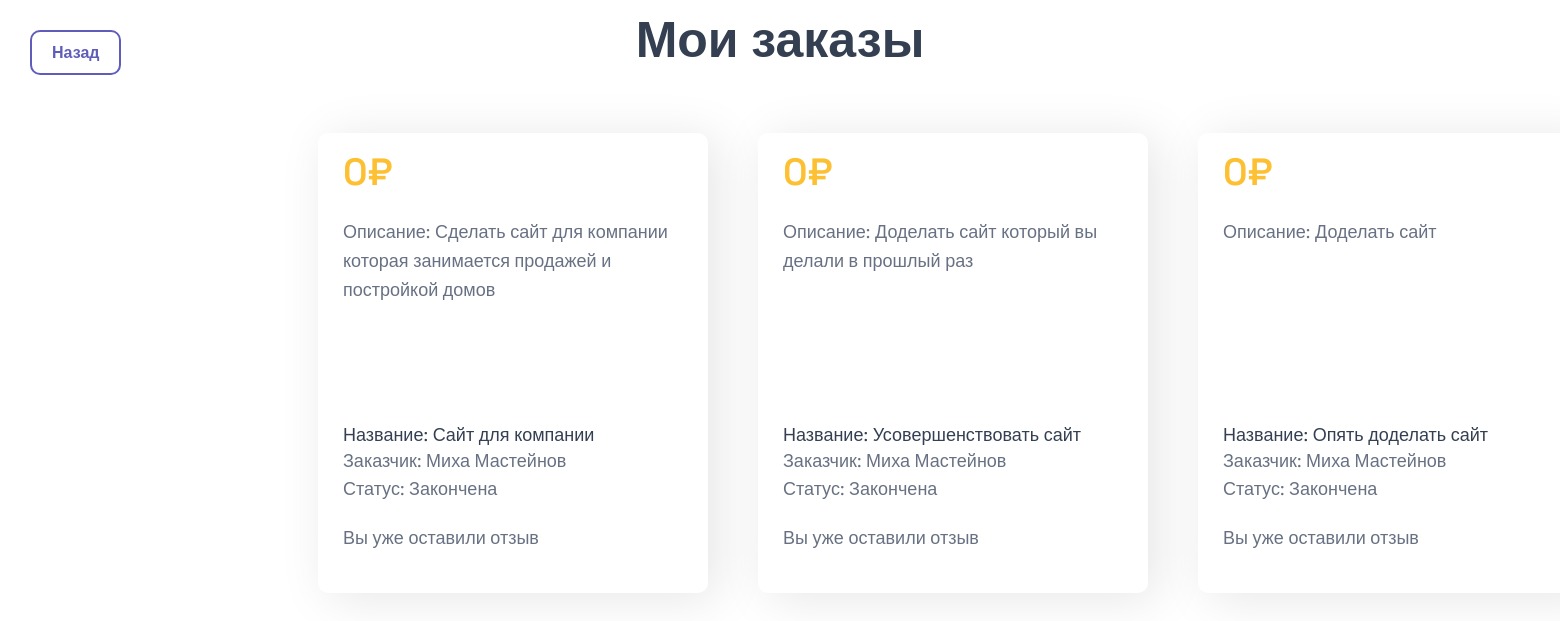
The page /orders (signed in) on the database as committed earlier.
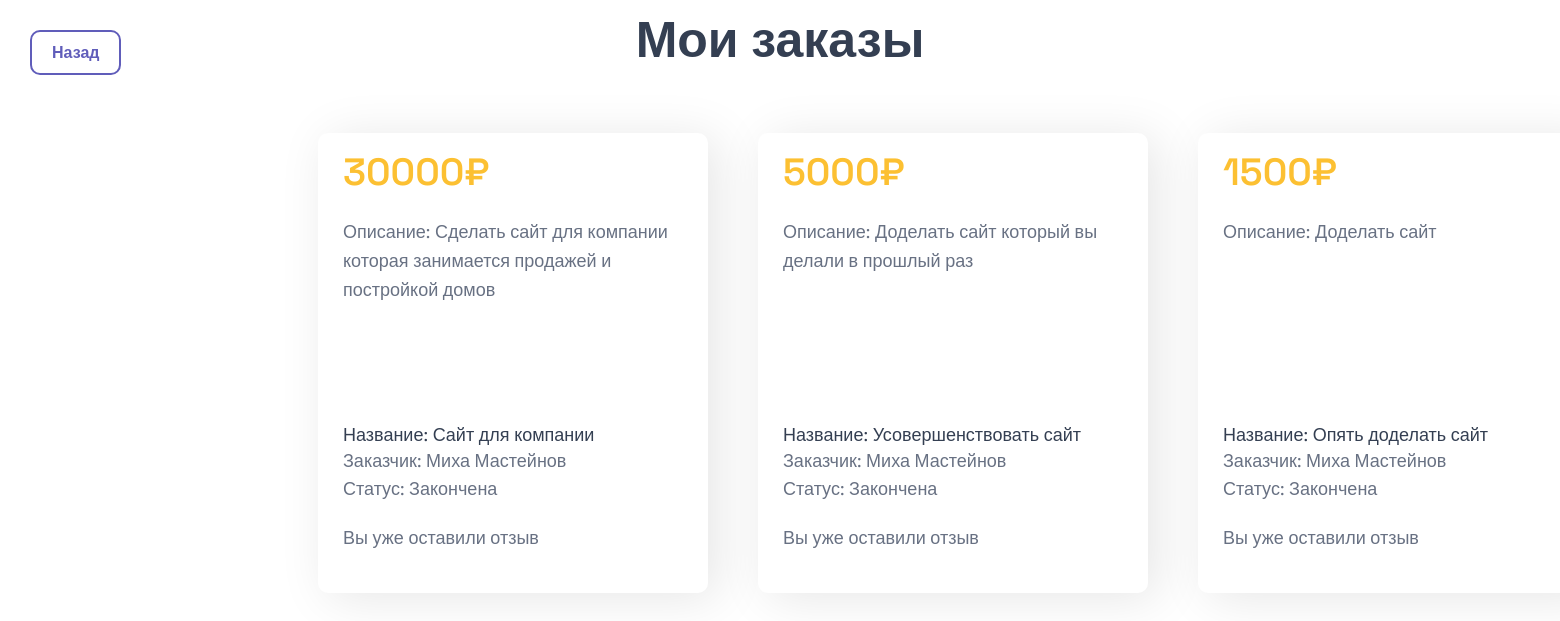
The same page on the database as committed later.
### data/orders.py (models this page shows)
class Order(SqlAlchemyBase, UserMixin, SerializerMixin):
    __tablename__ = 'order'
    id = sqlalchemy.Column(sqlalchemy.Integer, primary_key=True, autoincrement=True)
    name_order = sqlalchemy.Column(sqlalchemy.String, nullable=True)
    text = sqlalchemy.Column(sqlalchemy.String, nullable=True)
    teg = sqlalchemy.Column(sqlalchemy.String, nullable=True)
    user_id = sqlalchemy.Column(sqlalchemy.Integer, sqlalchemy.ForeignKey("users.id"))
    if_finished = sqlalchemy.Column(sqlalchemy.Integer, nullable=True, default=False)
    is_paid = sqlalchemy.Column(sqlalchemy.String, nullable=True, default=False)
    date = sqlalchemy.Column(sqlalchemy.String, nullable=True, default=datetime.datetime.now)
    user = orm.relationship('User')

### data/users.py (models this page shows, shortened)
class User(SqlAlchemyBase, UserMixin, SerializerMixin):
    __tablename__ = 'users'
    id = sqlalchemy.Column(sqlalchemy.Integer, primary_key=True, autoincrement=True)
    login = sqlalchemy.Column(sqlalchemy.String, nullable=True)
    email = sqlalchemy.Column(sqlalchemy.String, index=True, unique=True, nullable=True)
    hashed_password = sqlalchemy.Column(sqlalchemy.String, nullable=True)
    position = sqlalchemy.Column(sqlalchemy.String, nullable=True)
    admin = sqlalchemy.Column(sqlalchemy.Integer, nullable=True)
    invitation_key = sqlalchemy.Column(sqlalchemy.String, nullable=True)
    orders = orm.relationship("Order", back_populates='user')

### server.py (the view)
@app.route("/orders")
def orders():
    db_sess = create_session()
    jobs = db_sess.query(Order).filter(Order.user_id == current_user.id).all()
    review = db_sess.query(Review).filter(Review.order_id).all()
    review = [i.order_id for i in review]
    return render_template("all_order.html", jobs=jobs, names=current_user.login, review=review, title='Работы')

### data/db_session.py (called while the page is built)
def create_session() -> Session:
    global __factory
    return __factory()

### server.py (called while the page is built)
@login_manager.user_loader
def load_user(user_id):
    db_sess = create_session()
    return db_sess.query(User).get(user_id)

### templates/all_order.html (shortened to what this page needs)
<link href="static/css/main.css" rel="stylesheet" type="text/css"/>
{% block content %}
<h1 class="center">Мои заказы</h1>
<div class="container">
    <div class="elements">
        {% for job in jobs %}
        <div class="elem not">
            <div class="dix">
                <div class="stars">
                    <h6>{{ job.is_paid }}₽</h6>
                </div>
                <p>Описание: {{ job.text }}</p>
            </div>
            <div class="eee">
                <div class="who">
                    <p class="fullname">Название: {{ job.name_order }}</p>
                    <p class="status">Заказчик: {{ names }}</p>
                    {% if job.if_finished %}
                    <p class="status">Статус: Закончена</p>
                    {% else %}
                    <p class="status">Статус: Не закончена</p>
                    {% endif %}
                </div>
            <div class="marg">
                {% if job.id in review %}
                <p>Вы уже оставили отзыв</p>
                {% endif%}
            </div>
            </div>
        </div>
        {% endfor %}
    </div>
</div>
<a class="login-button otz" href="/index">Назад</a>
{% endblock %}

### static/css/main.css (style rules this page uses)
p, h1, h2, h3, h4, h5, h6, h7, a { font-family: "Space Grotesk", sans-serif; margin: 0; }
a { text-decoration: none; color: #343F52; }
.login-button { padding: 10px 20px; border-radius: 10px; border: 2px solid #605DBA; color: #605DBA; font-weight: 550; transition: all .19s ease-in; align-items: center; }
.container { padding: 160px 310px; }
h1 { font-family: "Space Grotesk", sans-serif; font-optical-sizing: auto; font-weight: 599; font-size: 50px; font-style: normal; color: #343F52; line-height: 130%; }
.center { text-align: center; width: 950px; }
.stars { display: flex; flex-direction: row; height: 30px; align-items: center; gap: 5px; }
h6 { font-family: "Space Grotesk", sans-serif; font-optical-sizing: auto; font-weight: 599; font-size: 38px; font-style: normal; color: #FCC032; line-height: 130%; }
.elem { display: flex; flex-direction: column; justify-content: space-between; width: 340px; height: 310px; background: #ffffff; padding: 25px; box-shadow: 10px 5px 50px rgba(0,0,0, 0.1); border-radius: 10px; }
.elem p { font-family: "Space Grotesk", sans-serif; font-optical-sizing: auto; font-weight: medium; font-size: 18px; font-style: normal; color: #687183; line-height: 160%; max-height: 145px; overflow: hidden; text-overflow: ellipsis; }
.status { font-size: 16px; line-height: 130%; }
.who .fullname { color: #343F52; line-height: 130%; }
.who { margin-top: 20px; }
.elements { align-items: center; display: flex; flex-direction: row; flex-wrap: wrap; width: 1440px; gap:50px; margin-top: -100px; }
.dix { display: flex; flex-direction: column; gap: 30px; }
.center { margin: 0 auto; }
.otz { position: fixed; top:30px; left: 30px; }
.not { height: 410px; }
.eee { display: flex; flex-direction: column; gap: 20px; }
.marg { margin-bottom: 15px; }

Rows that differ between the two databases and show on the page:
changed Order "Сделать сайт для компании которая занимается продажей и постройкой домов": is_paid "0" → "30000"
changed Order "Доделать сайт который вы делали в прошлый раз": is_paid "0" → "5000"
changed Order "Доделать сайт": is_paid "0" → "1500"
